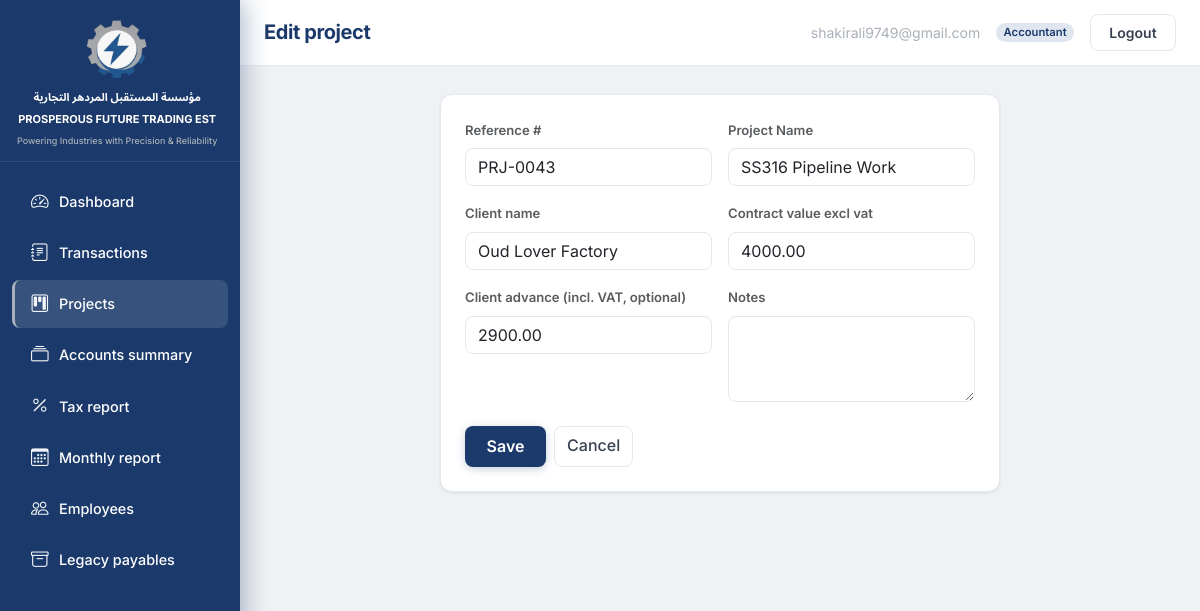
Screenshot of /projects/43/edit/ (signed in) with the database file from the repository.
### accounts/models.py (models this page shows, shortened)
class User(AbstractBaseUser, PermissionsMixin):
    email = models.EmailField(unique=True)
    full_name = models.CharField(max_length=255, blank=True)
    role = models.CharField(max_length=20, choices=Role.choices, default=Role.VIEWER)
    is_staff = models.BooleanField(default=False)
    is_active = models.BooleanField(default=True)
    date_joined = models.DateTimeField(default=timezone.now)
    objects = UserManager()
    USERNAME_FIELD = "email"
    REQUIRED_FIELDS = []
    class Meta:
        ordering = ["email"]

### projects/models.py (models this page shows, shortened)
class Project(models.Model):
    reference_number = models.CharField(
        max_length=64,
        unique=True,
        db_index=True,
        verbose_name="Reference #",
    )
    name = models.CharField(max_length=255, unique=True)
    client_name = models.CharField(max_length=255, blank=True)
    contract_value_excl_vat = models.DecimalField(
        max_digits=14, decimal_places=2, null=True, blank=True
    )
    advance_amount_incl_vat = models.DecimalField(
        max_digits=14,
        decimal_places=2,
        null=True,
        blank=True,
        verbose_name="Client advance (incl. VAT)",
        help_text="Optional. Leave blank if client pays no advance.",
    )
    notes = models.TextField(blank=True)
    class Meta:
        ordering = ["name"]

### projects/views.py (the view)
# urls.py: path("<int:pk>/edit/", views.ProjectUpdateView.as_view(), name="edit"),
class ProjectUpdateView(AdminOrAccountantMixin, UpdateView):
    model = Project
    form_class = ProjectForm
    template_name = "projects/project_form.html"
    success_url = reverse_lazy("projects:list")

### TradingEST/context_processors.py (called while the page is built)
def brand(_request):
    return {
        "brand_name_ar": BRAND_NAME_AR,
        "brand_name_en": BRAND_NAME_EN,
        "brand_tagline": BRAND_TAGLINE,
    }

### accounts/mixins.py (called while the page is built)
    def dispatch(self, request, *args, **kwargs):
        if not request.user.is_authenticated:
            return HttpResponseRedirect(self.resolve_redirect(request))
        if getattr(request.user, "role", None) not in (Role.ADMIN, Role.ACCOUNTANT):
            raise PermissionDenied("Edit permission required.")
        return super(SessionAuthenticatedMixin, self).dispatch(request, *args, **kwargs)

### templates/projects/project_form.html (shortened to what this page needs)
{% extends "base.html" %}
{% block header_title %}{% if object %}Edit project{% else %}New project{% endif %}{% endblock %}
{% block content %}
<div class="te-page-card mx-auto" style="max-width: 560px;">
  <form method="post" novalidate>
    <div class="row g-3">
      {% for field in form %}
      <div class="col-12 col-md-6">
        <label class="form-label fw-semibold small text-muted" for="{{ field.id_for_label }}">{{ field.label }}</label>
        {{ field }}
      </div>
      {% endfor %}
    </div>
    <div class="mt-4 te-form-actions d-grid d-sm-flex flex-wrap gap-2">
      <button type="submit" class="btn te-btn-gradient">Save</button>
      <a href="{% url 'projects:list' %}" class="btn te-btn-secondary">Cancel</a>
    </div>
  </form>
</div>
{% endblock %}

### templates/base.html (shortened to what this page needs)
{% load static %}
<!DOCTYPE html>
<html lang="en">
<head>
  <link href="https://cdn.jsdelivr.net/npm/bootstrap@5.3.3/dist/css/bootstrap.min.css" rel="stylesheet"
>
  <link rel="stylesheet" href="https://cdn.jsdelivr.net/npm/bootstrap-icons@1.11.3/font/bootstrap-icons.min.css">
  <link rel="stylesheet" href="{% static 'css/app.css' %}">
</head>
<body class="te-app-body">
<div class="te-app-layout">
  <div class="te-app-main">
    <header class="te-topbar">
      <div class="te-topbar-desktop d-none d-md-flex w-100 align-items-center justify-content-between gap-3 min-w-0">
        <h1 class="te-topbar-title text-truncate mb-0 flex-grow-1 min-w-0">{% block header_title %}Dashboard{% endblock %}</h1>
        {% if user.is_authenticated %}
        <div class="te-topbar-actions flex-shrink-0">
          <span class="te-topbar-email d-none d-lg-inline">{{ user.email }}</span>
          {% if user.role == 'admin' %}
          <span class="badge rounded-pill badge-role-admin">{{ user.get_role_display }}</span>
          {% elif user.role == 'accountant' %}
          <span class="badge rounded-pill badge-role-accountant">{{ user.get_role_display }}</span>
          {% else %}
          <span class="badge rounded-pill badge-role-viewer">{{ user.get_role_display }}</span>
          {% endif %}
          <form action="{% url 'accounts:logout' %}" method="post" class="d-inline mb-0">
            <button type="submit" class="btn btn-sm te-btn-logout">Logout</button>
          </form>
        </div>
        {% endif %}
      </div>
    </header>
    <div class="te-content-wrap">
      {% block content %}{% endblock %}
    </div>
  </div>
  <aside id="teSidebar" class="te-sidebar" aria-label="Main navigation">
    <div class="te-sidebar-head">
      <div class="te-sidebar-logo">
        {% include "partials/sidebar_brand.html" %}
      </div>
    </div>
    <div class="te-sidebar-nav">
      {% include "partials/sidebar_nav.html" %}
    </div>
  </aside>
</div>
</body>
</html>

### rows the page displays
User: email "shakirali9749@gmail.com", role "Accountant"
Project: form "PRJ-0043" "SS316 Pipeline Work" "Oud Lover Factory" "4000.00" "2900.00"

### other values shown
{{ field.label }} "Reference #" "Project Name" "Client name" "Contract value excl vat" "Client advance (incl. VAT, optional)" "Notes"
{{ brand_name_ar }} "مؤسسة المستقبل المردهر التجارية"
{{ brand_name_en }} "PROSPEROUS FUTURE TRADING EST"
{{ brand_tagline }} "Powering Industries with Precision & Reliability"
